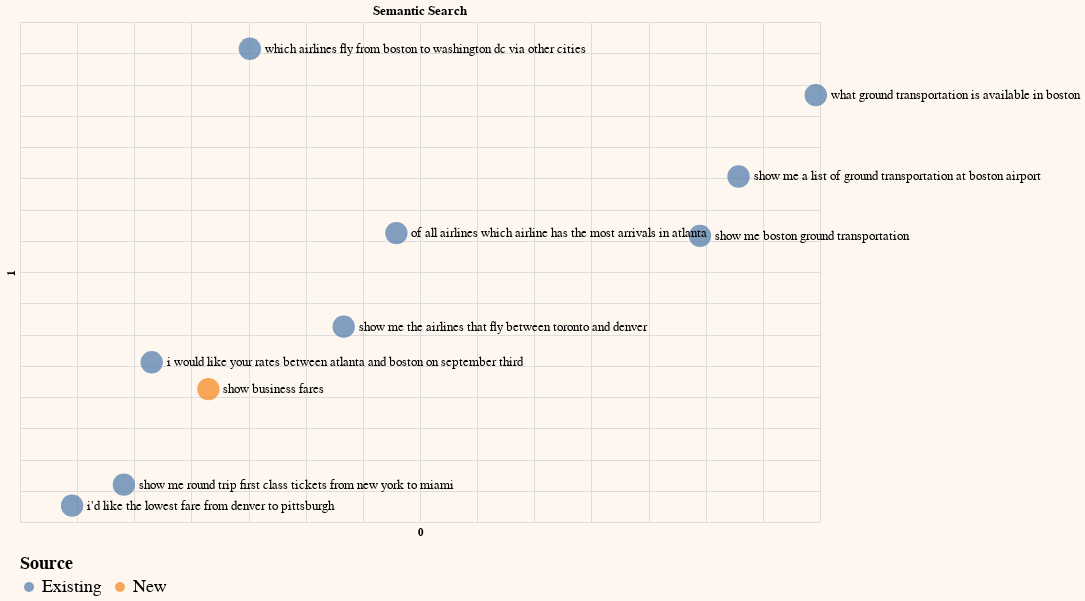

Source (notebook cell):
### Code cell
# Create column for representing chart legend
df_sem_pc2['Source'] = 'Existing'
df_sem_pc2.at[len(df_sem_pc2)-1, 'Source'] = "New"

# Plot on a chart
df_sem_pc2.columns = df_sem_pc2.columns.astype(str)
selection = list(range(sample)) + [-1]
generate_chart(df_sem_pc2.iloc[selection],'0','1',color='Source',title='Semantic Search')

### Figure 1 — Vega-Lite specification as saved in the notebook (floating-point values rounded to 4 significant figures; data arrays with more than 128 entries replaced by an {"elided": "..."} marker saying what was removed)
{"config": {"view": {"continuousWidth": 300, "continuousHeight": 300}, "background": "#FDF7F0", "legend": {"labelFontSize": 18, "orient": "bottom", "titleFontSize": 18}}, "layer": [{"mark": {"type": "circle", "size": 500}, "encoding": {"color": {"field": "Source", "type": "nominal"}, "tooltip": [{"field": "query", "type": "nominal"}], "x": {"axis": {"domain": false, "labels": false, "ticks": false}, "field": "0", "scale": {"zero": false}, "type": "quantitative"}, "y": {"axis": {"domain": false, "labels": false, "ticks": false}, "field": "1", "scale": {"zero": false}, "type": "quantitative"}}}, {"mark": {"type": "text", "align": "left", "baseline": "middle", "color": "black", "dx": 15, "size": 13}, "encoding": {"color": {"value": "black"}, "text": {"field": "query", "type": "nominal"}, "tooltip": [{"field": "query", "type": "nominal"}], "x": {"axis": {"domain": false, "labels": false, "ticks": false}, "field": "0", "scale": {"zero": false}, "type": "quantitative"}, "y": {"axis": {"domain": false, "labels": false, "ticks": false}, "field": "1", "scale": {"zero": false}, "type": "quantitative"}}}], "data": {"name": "data-442626f9bff46cad0f3db9d5528f1401"}, "height": 500, "title": "Semantic Search", "width": 800, "$schema": "https://vega.github.io/schema/vega-lite/v5.8.0.json", "datasets": {"data-442626f9bff46cad0f3db9d5528f1401": [{"query": " which airlines fly from boston to washington dc via other cities", "query_embeds": {"elided": "4096 float values"}, "0": -4.887, "1": 45.71, "Source": "Existing"}, {"query": " show me the airlines that fly between toronto and denver", "query_embeds": {"elided": "4096 float values"}, "0": 3.325, "1": 1.257, "Source": "Existing"}, {"query": " show me round trip first class tickets from new york to miami", "query_embeds": {"elided": "4096 float values"}, "0": -15.91, "1": -24.02, "Source": "Existing"}, {"query": " i'd like the lowest fare from denver to pittsburgh", "query_embeds": {"elided": "4096 float values"}, "0": -20.44, "1": -27.39, "Source": "Existing"}, {"query": " show me a list of ground transportation at boston airport", "query_embeds": {"elided": "4096 float values"}, "0": 37.87, "1": 25.28, "Source": "Existing"}, {"query": " show me boston ground transportation", "query_embeds": {"elided": "4096 float values"}, "0": 34.5, "1": 15.79, "Source": "Existing"}, {"query": " of all airlines which airline has the most arrivals in atlanta", "query_embeds": {"elided": "4096 float values"}, "0": 7.935, "1": 16.23, "Source": "Existing"}, {"query": " what ground transportation is available in boston", "query_embeds": {"elided": "4096 float values"}, "0": 44.63, "1": 38.29, "Source": "Existing"}, {"query": " i would like your rates between atlanta and boston on september third", "query_embeds": {"elided": "4096 float values"}, "0": -13.47, "1": -4.449, "Source": "Existing"}, {"query": "show business fares", "query_embeds": {"elided": "4096 float values"}, "0": -8.517, "1": -8.737, "Source": "New"}]}}
